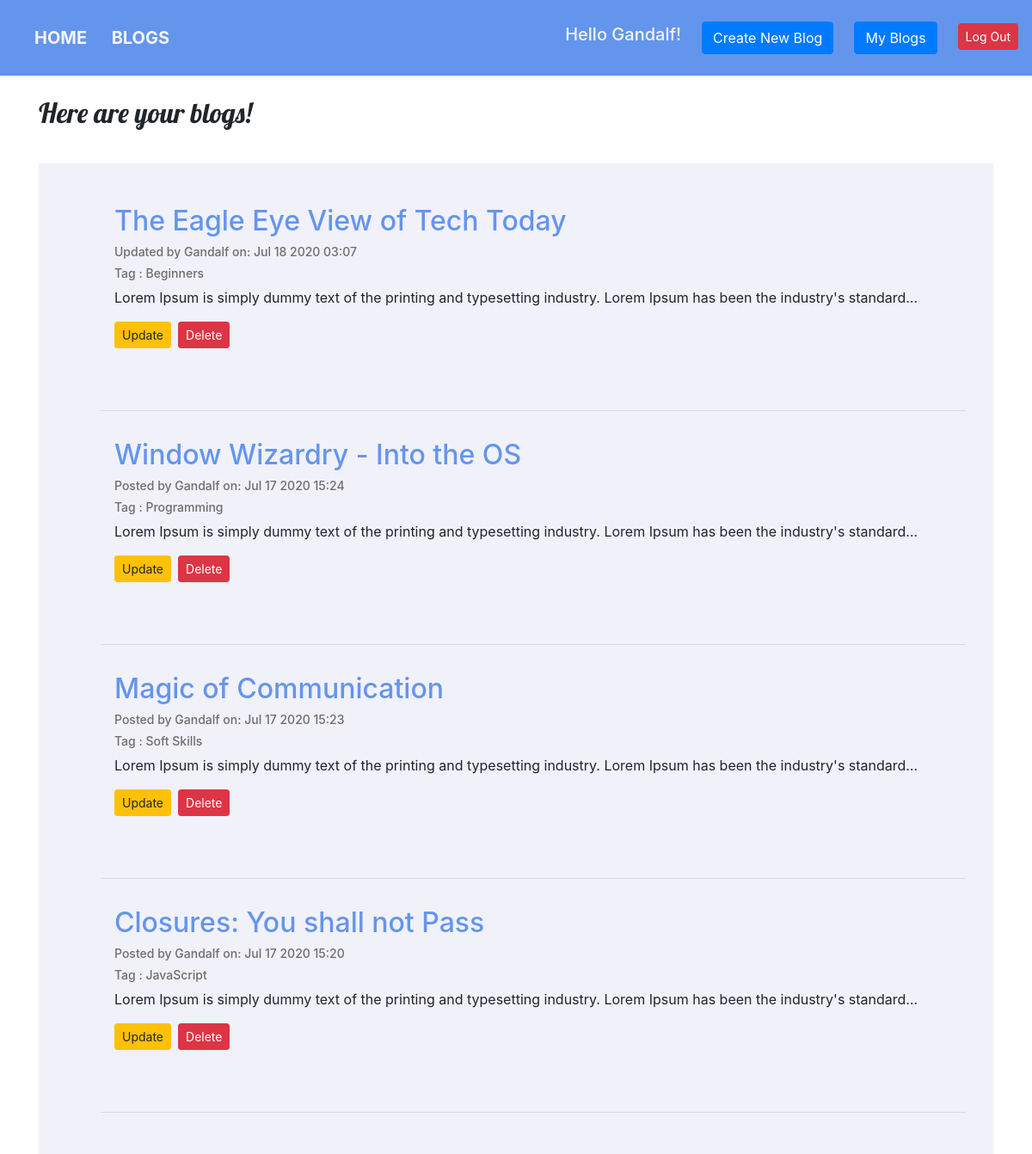
The page /author/ (signed in) on the database its author committed.
### blog/models.py (models this page shows, shortened)
class Blog(models.Model):
    TAG = (
        ('Burnout', 'Burnout'),
        ('Beginners', 'Beginners'),
        ('Frameworks', 'Frameworks'),
        ('Interviews', 'Interviews'),
        ('JavaScript', 'JavaScript'),
        ('Programming', 'Programming'),
        ('Python', 'Python'),
        ('Soft Skills', 'Soft Skills'),
        ('Tutorial Hell', 'Tutorial Hell'),
    )
    title = models.CharField(max_length=100)
    tag = models.CharField(max_length=100, choices=TAG)
    author = models.ForeignKey(User, on_delete=models.CASCADE, null=True)
    image = models.ImageField(upload_to='blog/images/', null=True, blank=True)
    body = models.TextField(max_length=3000)
    date_created = models.DateTimeField(auto_now_add=True, null=True)
    date_updated = models.DateTimeField(null= True, blank=True)

### portfolio/views.py (the view)
# urls.py: path('author/', views.authorhome, name='authorhome'),
def authorhome(request):
    blog = Blog.objects.filter(author=request.user).order_by('-date_created')
    context = {'blogs': blog}
    return render(request, 'portfolio/author_home.html', context)

### portfolio/templates/portfolio/author_home.html (shortened to what this page needs)
{% extends 'portfolio/base.html' %}
{% block content%}
<h2 class="blog_title">Here are your blogs!</h2><br>
<div class="blog-body">
<ul>
{% for blog in blogs%}
 <li>
        <a href="{% url 'details' blog.id %}"><h2>{{blog.title}}</h2></a>
       {% if blog.date_updated %}
         <h5>Updated by {{blog.author| capfirst}} on: {{blog.date_updated | date:'M j Y H:i' }}</h5>
        {% else %}
        <h5>Posted by {{blog.author| capfirst}} on: {{blog.date_created | date:'M j Y H:i' }}</h5>
        {% endif %}
        <h5>Tag : {{blog.tag}}</h5>
        <p>{{blog.body | truncatechars:120}}</p>
    <div class="form-buttons">
     <form action="{% url 'updateblog' blog.id %}" method="GET">
         <button class="btn btn-sm btn-warning" type="submit">Update</button>
     </form>
     <form action="{% url 'deleteblog' blog.id %}" method="GET">
         <button class="btn btn-sm btn-danger" type="submit">Delete</button>
     </form>
    </div>
    </li>
    <br>
    <hr>
 {% endfor %}
</ul>
</div>
{% endblock %}

### portfolio/templates/portfolio/base.html (shortened to what this page needs)
{%load static%}
<html lang="en">
<head>
    <link href="{% static 'portfolio/custom.css' %}" rel="stylesheet">
    <link href="https://stackpath.bootstrapcdn.com/bootstrap/4.3.1/css/bootstrap.min.css"
 rel="stylesheet">
</head>
<body>
<nav class="navbar">
<div class="nav-wrapper">
<div class="regular-nav">
<a href="{% url 'home' %}">HOME</a>
<a href="{% url 'blogdisplay' %}">BLOGS</a>
</div>
<div class="auth-nav">
{% if user.is_authenticated %}
<h5>Hello {{user.username}}!</h5>
<a class="btn btn-primary" href="{% url 'createblog' %}">Create New Blog</a>
<a class="btn btn-primary" href="{% url 'authorhome' %}">My Blogs</a>
<form action="{% url 'logoutuser' %}" method="POST">
    <button class="btn btn-sm btn-danger" type="submit">Log Out</button>
</form>
<br>
{% else %}
<a class="btn btn-primary" href="{% url 'signupuser' %}">Sign Up To Be an Author</a>
<a class="btn btn-primary" href="{% url 'loginuser' %}">Log In As Author</a>
{% endif %}
<br><br>
</div>
</div>
</nav>
<br>
<div class="container">
    {% block content %}{% endblock %}
</div>
</body>
</html>

### portfolio/static/portfolio/custom.css (style rules this page uses)
* { margin: 0 padding: 0 }
body { font-family: 'Lato', sans-serif; }
li { list-style : none }
.navbar { background: cornflowerblue; }
.navbar .regular-nav a { color: #f4f4f4; font-size: 20px; font-weight: 700; word-spacing: 2rem; margin-left: 1.5rem ; }
.nav-wrapper { width: 100%; display: flex; justify-content: space-between; align-items: center; }
.auth-nav { display: flex; justify-content: center; align-items: center; }
.auth-nav h5 { color: #f4f4f4; }
.auth-nav a { margin-left: 1.5rem ; }
.auth-nav button { margin-left: 1.5rem ; margin-top: 13px }
.blog_title { font-family: 'Lobster', cursive; }
.blog-body { margin-top: 0.5rem; background: rgb(241, 241, 250); padding: 2rem; }
.blog-body a { color: cornflowerblue; }
.blog-body li { padding: 1rem; }
.blog-body h5 { color: rgb(112, 108, 108); font-size: 14px; }
.form-buttons { display: flex; align-items: flex-start; }
.form-buttons button { margin-right: 0.5rem; }

### rows shown on the page
Blog: title "The Eagle Eye View of Tech Today", author "Gandalf", date_updated "Jul 18 2020 03:07", tag "Beginners", body "Lorem Ipsum is simply dummy text of the printing and typesetting industry. Lorem Ipsum has been the industry's standard…"
Blog: title "Window Wizardry - Into the OS", author "Gandalf", date_created "Jul 17 2020 15:24", tag "Programming", body "Lorem Ipsum is simply dummy text of the printing and typesetting industry. Lorem Ipsum has been the industry's standard…"
Blog: title "Magic of Communication", author "Gandalf", date_created "Jul 17 2020 15:23", tag "Soft Skills", body "Lorem Ipsum is simply dummy text of the printing and typesetting industry. Lorem Ipsum has been the industry's standard…"
Blog: title "Closures: You shall not Pass", author "Gandalf", date_created "Jul 17 2020 15:20", tag "JavaScript", body "Lorem Ipsum is simply dummy text of the printing and typesetting industry. Lorem Ipsum has been the industry's standard…"

### other values the page prints
{{ user.username }} "Gandalf"
